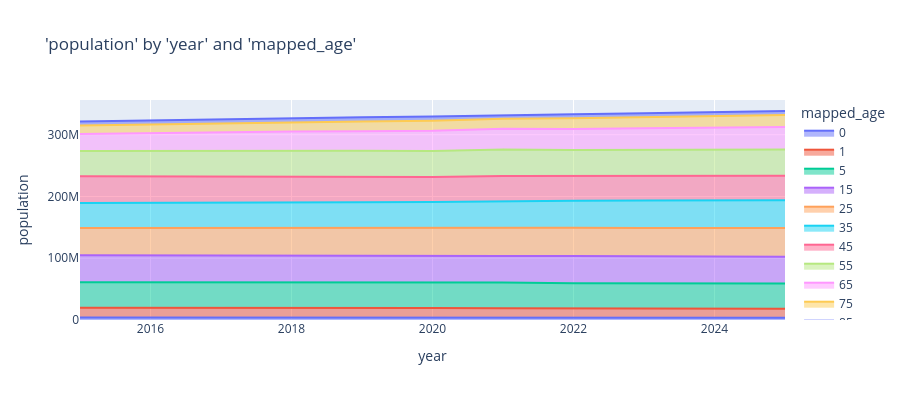

The cell this chart's notebook holds for it:
### Code cell
charters.chart(
    excess_grouped,
    x_axis="year",
    y_axis="population",
    color="mapped_age",
    type="area",
)

### Figure 1 — Plotly figure (JSON) as saved in the notebook; plotly's stock layout.template omitted (floating-point values rounded to 4 significant figures)
{"data": [{"fillpattern": {"shape": ""}, "hovertemplate": "mapped_age=0<br>year=%{x}<br>population=%{y}<extra></extra>", "legendgroup": "0", "line": {"color": "#636efa"}, "marker": {"symbol": "circle"}, "mode": "lines", "name": "0", "orientation": "v", "showlegend": true, "stackgroup": "1", "type": "scatter", "x": [2015, 2016, 2017, 2018, 2019, 2020, 2021, 2022, 2023, 2024, 2025], "xaxis": "x", "y": [3978000.0, 3970000.0, 3939000.0, 3848000.0, 3783000.0, 3735000.0, 3564000.0, 3683000.0, 3649000.0, 3597000.0, 3546000.0], "yaxis": "y"}, {"fillpattern": {"shape": ""}, "hovertemplate": "mapped_age=1<br>year=%{x}<br>population=%{y}<extra></extra>", "legendgroup": "1", "line": {"color": "#EF553B"}, "marker": {"symbol": "circle"}, "mode": "lines", "name": "1", "orientation": "v", "showlegend": true, "stackgroup": "1", "type": "scatter", "x": [2015, 2016, 2017, 2018, 2019, 2020, 2021, 2022, 2023, 2024, 2025], "xaxis": "x", "y": [15930000.0, 15960000.0, 16000000.0, 15960000.0, 15790000.0, 15570000.0, 15260000.0, 14860000.0, 14860000.0, 14840000.0, 14810000.0], "yaxis": "y"}, {"fillpattern": {"shape": ""}, "hovertemplate": "mapped_age=5<br>year=%{x}<br>population=%{y}<extra></extra>", "legendgroup": "5", "line": {"color": "#00cc96"}, "marker": {"symbol": "circle"}, "mode": "lines", "name": "5", "orientation": "v", "showlegend": true, "stackgroup": "1", "type": "scatter", "x": [2015, 2016, 2017, 2018, 2019, 2020, 2021, 2022, 2023, 2024, 2025], "xaxis": "x", "y": [41110000.0, 41050000.0, 41080000.0, 41080000.0, 40990000.0, 40990000.0, 41740000.0, 40900000.0, 40990000.0, 40970000.0, 40950000.0], "yaxis": "y"}, {"fillpattern": {"shape": ""}, "hovertemplate": "mapped_age=15<br>year=%{x}<br>population=%{y}<extra></extra>", "legendgroup": "15", "line": {"color": "#ab63fa"}, "marker": {"symbol": "circle"}, "mode": "lines", "name": "15", "orientation": "v", "showlegend": true, "stackgroup": "1", "type": "scatter", "x": [2015, 2016, 2017, 2018, 2019, 2020, 2021, 2022, 2023, 2024, 2025], "xaxis": "x", "y": [43850000.0, 43510000.0, 43250000.0, 42970000.0, 42690000.0, 42560000.0, 43090000.0, 44340000.0, 43890000.0, 43600000.0, 43310000.0], "yaxis": "y"}, {"fillpattern": {"shape": ""}, "hovertemplate": "mapped_age=25<br>year=%{x}<br>population=%{y}<extra></extra>", "legendgroup": "25", "line": {"color": "#FFA15A"}, "marker": {"symbol": "circle"}, "mode": "lines", "name": "25", "orientation": "v", "showlegend": true, "stackgroup": "1", "type": "scatter", "x": [2015, 2016, 2017, 2018, 2019, 2020, 2021, 2022, 2023, 2024, 2025], "xaxis": "x", "y": [44140000.0, 44680000.0, 45340000.0, 45700000.0, 45940000.0, 46070000.0, 45500000.0, 45500000.0, 45540000.0, 46010000.0, 46470000.0], "yaxis": "y"}, {"fillpattern": {"shape": ""}, "hovertemplate": "mapped_age=35<br>year=%{x}<br>population=%{y}<extra></extra>", "legendgroup": "35", "line": {"color": "#19d3f3"}, "marker": {"symbol": "circle"}, "mode": "lines", "name": "35", "orientation": "v", "showlegend": true, "stackgroup": "1", "type": "scatter", "x": [2015, 2016, 2017, 2018, 2019, 2020, 2021, 2022, 2023, 2024, 2025], "xaxis": "x", "y": [40590000.0, 40470000.0, 40880000.0, 41280000.0, 41660000.0, 42140000.0, 43400000.0, 43700000.0, 44390000.0, 44690000.0, 44980000.0], "yaxis": "y"}, {"fillpattern": {"shape": ""}, "hovertemplate": "mapped_age=45<br>year=%{x}<br>population=%{y}<extra></extra>", "legendgroup": "45", "line": {"color": "#FF6692"}, "marker": {"symbol": "circle"}, "mode": "lines", "name": "45", "orientation": "v", "showlegend": true, "stackgroup": "1", "type": "scatter", "x": [2015, 2016, 2017, 2018, 2019, 2020, 2021, 2022, 2023, 2024, 2025], "xaxis": "x", "y": [43190000.0, 42790000.0, 42370000.0, 41630000.0, 40870000.0, 40370000.0, 40690000.0, 40430000.0, 40490000.0, 39920000.0, 39340000.0], "yaxis": "y"}, {"fillpattern": {"shape": ""}, "hovertemplate": "mapped_age=55<br>year=%{x}<br>population=%{y}<extra></extra>", "legendgroup": "55", "line": {"color": "#B6E880"}, "marker": {"symbol": "circle"}, "mode": "lines", "name": "55", "orientation": "v", "showlegend": true, "stackgroup": "1", "type": "scatter", "x": [2015, 2016, 2017, 2018, 2019, 2020, 2021, 2022, 2023, 2024, 2025], "xaxis": "x", "y": [40880000.0, 41460000.0, 42000000.0, 42270000.0, 42450000.0, 42400000.0, 42800000.0, 42090000.0, 41850000.0, 42250000.0, 42640000.0], "yaxis": "y"}, {"fillpattern": {"shape": ""}, "hovertemplate": "mapped_age=65<br>year=%{x}<br>population=%{y}<extra></extra>", "legendgroup": "65", "line": {"color": "#FF97FF"}, "marker": {"symbol": "circle"}, "mode": "lines", "name": "65", "orientation": "v", "showlegend": true, "stackgroup": "1", "type": "scatter", "x": [2015, 2016, 2017, 2018, 2019, 2020, 2021, 2022, 2023, 2024, 2025], "xaxis": "x", "y": [27550000.0, 28630000.0, 29680000.0, 30490000.0, 31480000.0, 32550000.0, 33670000.0, 33790000.0, 34690000.0, 35660000.0, 36630000.0], "yaxis": "y"}, {"fillpattern": {"shape": ""}, "hovertemplate": "mapped_age=75<br>year=%{x}<br>population=%{y}<extra></extra>", "legendgroup": "75", "line": {"color": "#FECB52"}, "marker": {"symbol": "circle"}, "mode": "lines", "name": "75", "orientation": "v", "showlegend": true, "stackgroup": "1", "type": "scatter", "x": [2015, 2016, 2017, 2018, 2019, 2020, 2021, 2022, 2023, 2024, 2025], "xaxis": "x", "y": [13920000.0, 14230000.0, 14710000.0, 15390000.0, 15970000.0, 16450000.0, 16210000.0, 17520000.0, 18370000.0, 18890000.0, 19420000.0], "yaxis": "y"}, {"fillpattern": {"shape": ""}, "hovertemplate": "mapped_age=85<br>year=%{x}<br>population=%{y}<extra></extra>", "legendgroup": "85", "line": {"color": "#636efa"}, "marker": {"symbol": "circle"}, "mode": "lines", "name": "85", "orientation": "v", "showlegend": true, "stackgroup": "1", "type": "scatter", "x": [2015, 2016, 2017, 2018, 2019, 2020, 2021, 2022, 2023, 2024, 2025], "xaxis": "x", "y": [6287000.0, 6380000.0, 6469000.0, 6545000.0, 6605000.0, 6658000.0, 5976000.0, 6486000.0, 6195000.0, 6275000.0, 6355000.0], "yaxis": "y"}], "layout": {"height": 400, "legend": {"title": {"text": "mapped_age"}, "tracegroupgap": 0}, "title": {"text": "'population' by 'year' and 'mapped_age'"}, "xaxis": {"anchor": "y", "domain": [0, 1], "title": {"text": "year"}}, "yaxis": {"anchor": "x", "domain": [0, 1], "title": {"text": "population"}, "type": "-"}}}
